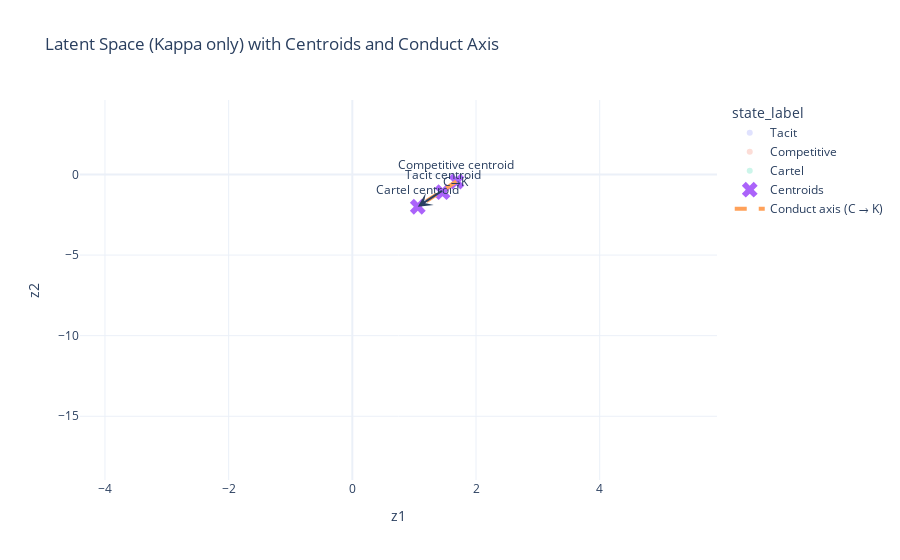

The code cell stored with this chart in its notebook:
### Code cell
fig = px.scatter(
    pure,
    x="z1",
    y="z2",
    color="state_label",
    opacity=0,
    title="Latent Space (Kappa only) with Centroids and Conduct Axis",
    template="plotly_white"
)

# Add centroid markers
centroids = np.vstack([mu_C, mu_T, mu_K])
centroid_labels = ["Competitive centroid", "Tacit centroid", "Cartel centroid"]

fig.add_trace(go.Scatter(
    x=centroids[:,0],
    y=centroids[:,1],
    mode="markers+text",
    text=centroid_labels,
    textposition="top center",
    marker=dict(size=14, symbol="x"),
    name="Centroids"
))

# Add arrow from mu_C to mu_K
fig.add_trace(go.Scatter(
    x=[mu_C[0], mu_K[0]],
    y=[mu_C[1], mu_K[1]],
    mode="lines",
    line=dict(width=4, dash="dash"),
    name="Conduct axis (C → K)"
))

# Optional: annotate arrow direction
fig.add_annotation(
    x=mu_K[0], y=mu_K[1],
    ax=mu_C[0], ay=mu_C[1],
    xref="x", yref="y", axref="x", ayref="y",
    showarrow=True, arrowhead=3, arrowsize=1.2, arrowwidth=2,
    text="C→K"
)

fig.show()

### Figure 1 — Plotly figure (JSON) as saved in the notebook; plotly's stock layout.template omitted (floating-point values rounded to 4 significant figures; data arrays with more than 128 entries replaced by an {"elided": "..."} marker saying what was removed)
{"data": [{"hovertemplate": "state_label=Tacit<br>z1=%{x}<br>z2=%{y}<extra></extra>", "legendgroup": "Tacit", "marker": {"color": "#636efa", "opacity": 0, "symbol": "circle"}, "mode": "markers", "name": "Tacit", "showlegend": true, "type": "scattergl", "x": {"elided": "6712 float values"}, "xaxis": "x", "y": {"elided": "6712 float values"}, "yaxis": "y"}, {"hovertemplate": "state_label=Competitive<br>z1=%{x}<br>z2=%{y}<extra></extra>", "legendgroup": "Competitive", "marker": {"color": "#EF553B", "opacity": 0, "symbol": "circle"}, "mode": "markers", "name": "Competitive", "showlegend": true, "type": "scattergl", "x": {"elided": "6844 float values"}, "xaxis": "x", "y": {"elided": "6844 float values"}, "yaxis": "y"}, {"hovertemplate": "state_label=Cartel<br>z1=%{x}<br>z2=%{y}<extra></extra>", "legendgroup": "Cartel", "marker": {"color": "#00cc96", "opacity": 0, "symbol": "circle"}, "mode": "markers", "name": "Cartel", "showlegend": true, "type": "scattergl", "x": {"elided": "11456 float values"}, "xaxis": "x", "y": {"elided": "11456 float values"}, "yaxis": "y"}, {"marker": {"size": 14, "symbol": "x"}, "mode": "markers+text", "name": "Centroids", "text": ["Competitive centroid", "Tacit centroid", "Cartel centroid"], "textposition": "top center", "type": "scatter", "x": [1.684, 1.459, 1.059], "y": [-0.4339, -1.099, -2.002]}, {"line": {"dash": "dash", "width": 4}, "mode": "lines", "name": "Conduct axis (C → K)", "type": "scatter", "x": [1.684, 1.059], "y": [-0.4339, -2.002]}], "layout": {"annotations": [{"arrowhead": 3, "arrowsize": 1.2, "arrowwidth": 2, "ax": 1.684, "axref": "x", "ay": -0.4339, "ayref": "y", "showarrow": true, "text": "C→K", "x": 1.059, "xref": "x", "y": -2.002, "yref": "y"}], "legend": {"title": {"text": "state_label"}, "tracegroupgap": 0}, "title": {"text": "Latent Space (Kappa only) with Centroids and Conduct Axis"}, "xaxis": {"anchor": "y", "domain": [0, 1], "title": {"text": "z1"}}, "yaxis": {"anchor": "x", "domain": [0, 1], "title": {"text": "z2"}}}}
